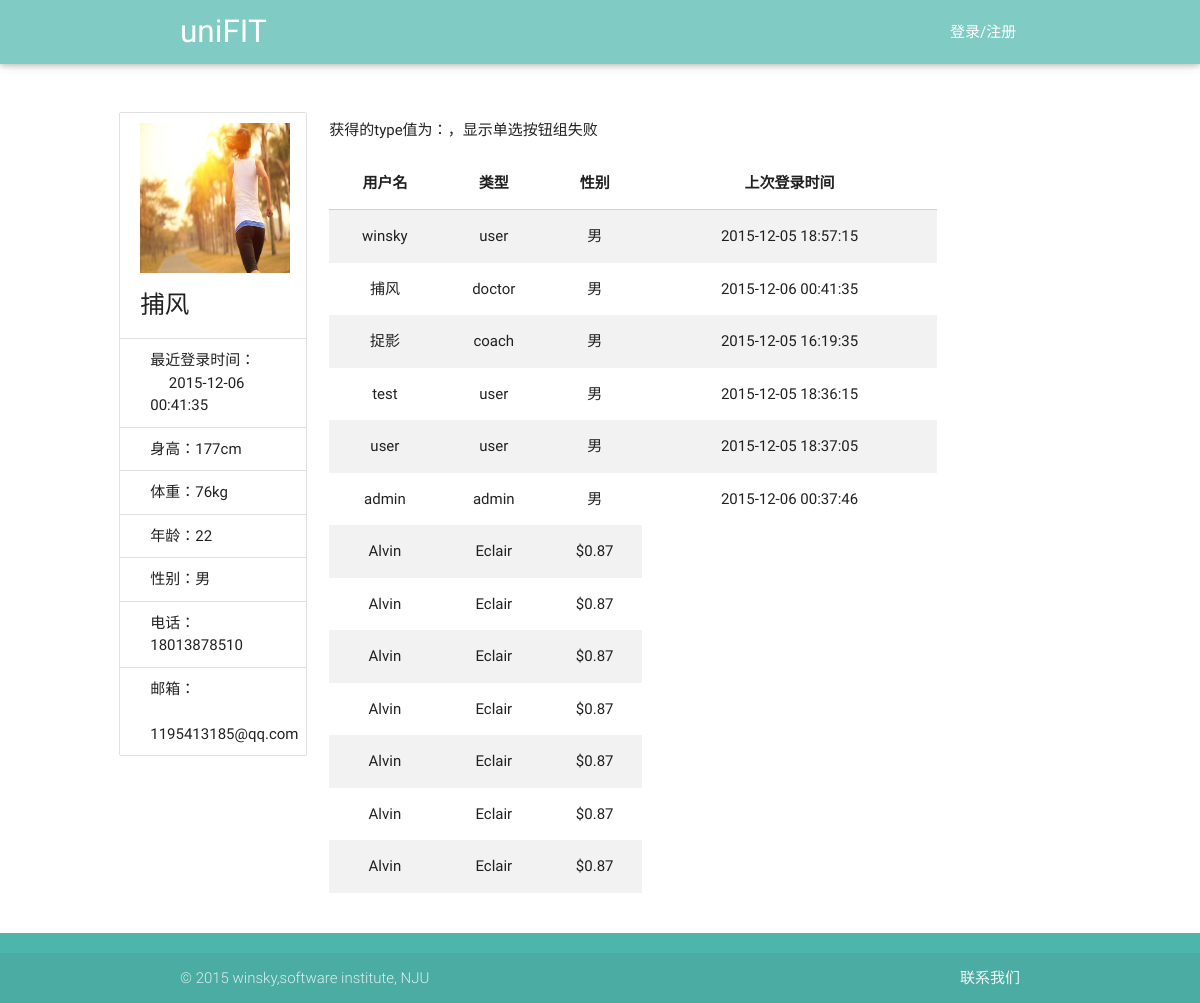
/view/showReservation.php?userName=捕风, run on the app's committed database.
### tables this page shows
CREATE TABLE user(id integer primary key,userName varchar(40),password int, type varchar(20) ,age int,sex varchar(20),height int,weight int,telephone varchar(40), email varchar(40),lastLoadTime date default '—');

### service/UserService.php (called while the page is built, shortened)
<?php
require_once('../utils/SqliteHelper.php');
require_once('../model/User.php');
class UserService {
    var $db_user_base_info = "user";
    var $DB = null;
    public function __construct() {
        $this->DB = new SqliteHelper('../data.db');
    }
    public function getUserList($type) {
        if ($type === 'doctor-coach') {
            $sql = "select * from " . $this->db_user_base_info . " where type ='doctor' or type='coach'";
        } else if ($type != "user" && $type != "admin" && $type != "doctor" && $type != "coach") {
            $sql = "select * from " . $this->db_user_base_info;
        } else {
            $sql = "select * from " . $this->db_user_base_info . " where type ='" . $type . "'";
        }
        return $this->DB->getList($sql);
    }
    public function getUserByName($userName) {
        $sql = "select * from " . $this->db_user_base_info . " where userName='" . $userName . "' limit 1";
        $result = $this->DB->getList($sql);
        if (sizeof($result) > 0) {
            $rt = $result[0];
            $password = $rt["password"];
            $type = $rt["type"];
            $age = $rt["age"];
            $sex = $rt["sex"];
            $height = $rt["height"];
            $weight = $rt["weight"];
            $telephone = $rt["telephone"];
            $email = $rt["email"];
            $lastLoadTime = $rt["lastLoadTime"];
            $user = new User($userName, $age, $sex, $type, $password, $height, $weight, $email, $telephone);
            $user->setLastLoadTime($lastLoadTime);
        }
        return $user;
    }
}

### utils/SqliteHelper.php (called while the page is built, shortened)
<?php
class SqliteHelper {
    function __construct($file) {
        try {
            $this->conn = new PDO('sqlite:' . $file);
        } catch (PDOException $e) {
            try {
                $this->conn = new PDO('sqlite2:' . $file);
            } catch (PDOException $e) {
                exit('error!');
            }
        }
    }
    function __destruct() {
        $this->conn = null;
    }
    function query($sql) {
        return $this->conn->query($sql);
    }
    function getList($sql) {
        $recordList = array();
        foreach ($this->RecordArray($sql) as $rstmp) {
            $recordList[] = $rstmp;
        }
        return $recordList;
    }
    function RecordArray($sql) {
        return $this->query($sql)->fetchAll();
    }
}

### model/User.php (called while the page is built, shortened)
<?php
class User {
    private $telephone = "";
    private $email = "";
    private $age = "";
    private $sex = "";
    private $height = "";
    private $weight = "";
    private $lastLoadTime="";
    public function __construct($userName, $age, $sex, $type, $password, $height, $weight, $email, $telephone) {
        $this->telephone = $telephone;
        $this->email = $email;
        $this->age = $age;
        $this->sex = $sex;
        $this->height = $height;
        $this->weight = $weight;
    }
    public function getTelephone() {
        return $this->telephone;
    }
    public function getEmail() {
        return $this->email;
    }
    public function getAge() {
        return $this->age;
    }
    public function getSex() {
        return $this->sex;
    }
    public function getHeight() {
        return $this->height;
    }
    public function getWeight() {
        return $this->weight;
    }
    public function getLastLoadTime() {
        return $this->lastLoadTime;
    }
    public function setLastLoadTime($lastLoadTime) {
        $this->lastLoadTime = $lastLoadTime;
    }
}

### view/showReservation.php (the view, shortened to what this page needs)
<!DOCTYPE html>
<html lang="en">
<head>
    <link href="../css/material_icons.css" rel="stylesheet" media="screen,projection">
    <link href="../css/materialize.css" type="text/css" rel="stylesheet" media="screen,projection"/>
    <link href="../css/style.css" type="text/css" rel="stylesheet" media="screen,projection"/>
</head>
<body onload="write_header();write_footer();">
<header></header>
<div class="container main row">
    <div class="col s12 l3">
        <ul class="collection with-header">
            <li class="collection-header">
                <img src="../images/back1.jpg" width="150px" height="150px">
                <?php
                $userName = $_GET["userName"];
                require_once("../service/UserService.php");
                $userService = new UserService();
                $user = $userService->getUserByName($userName);
                $lastLoadTime = $user->getLastLoadTime();
                $height = $user->getHeight()."cm";
                $weight = $user->getWeight()."kg";
                $age = $user->getAge();
                $sex = $user->getSex();
                $telephone = $user->getTelephone();
                $email = $user->getEmail();
                ?>
                <h5 id="userName"><?php echo $userName; ?></h5>
            </li>
            <p class="collection-item">最近登录时间：<br> &nbsp;&nbsp;&nbsp;&nbsp; <?php echo $lastLoadTime ?></p>
            <p class="collection-item">身高：<?php echo $height ?></p>
            <p class="collection-item">体重：<?php echo $weight ?></p>
            <p class="collection-item">年龄：<?php echo $age ?></p>
            <p class="collection-item">性别：<?php echo $sex ?></p>
            <p class="collection-item">电话：<?php echo $telephone ?></p>
            <p class="collection-item">邮箱： <br> &nbsp; <?php echo $email ?></p>
        </ul>
    </div>
    <div class="col s12 l9">
        <?php
        $type = $_GET["type"];
        ?>
        <div class="userType">
            <ul style="list-style:none;" onchange="chooseType()">
                <?php
                if ($type == "doctor-coach") {
                    echo '
                    <li style="float: left;margin-left: 110px;">
                        <input class="with-gap" name="types" type="radio" id="doctor-coach" value="doctor-coach" checked/>
                        <label for="doctor-coach">全部</label>
                    </li>
                    <li style="float: left;margin-left: 110px;">
                        <input class="with-gap" name="types" type="radio" id="doctor" value="doctor"/>
                        <label for="doctor">医生</label>
                    </li>
                    <li style="float: left;margin-left: 110px;">
                        <input class="with-gap" name="types" type="radio" id="coach" value="coach" />
                        <label for="coach">教练</label>
                    </li>
                ';
                } else {
                    echo "获得的type值为：", $type, "，显示单选按钮组失败";
                }
                ?>
            </ul>
        </div>
        <div>
            <table class="striped centered responsive-table">
                <thead>
                <tr>
                    <th data-field="userName">用户名</th>
                    <th data-field="type">类型</th>
                    <th data-field="sex">性别</th>
                    <th data-field="lastLoadTime">上次登录时间</th>
                </tr>
                </thead>
                <tbody>
                <?php
                require_once("../service/UserService.php");
                $user = new UserService();
                $result = $user->getUserList($type);
                foreach ($result as $row) {
                    $userName = $row['userName'];
                    $userType = $row['type'];
                    $sex = $row['sex'];
                    $lastLoadTime = $row['lastLoadTime'];
                    echo "<tr onclick='showDetail(this)'>";
                    echo "<td>$userName</td>";
                    echo "<td>$userType</td>";
                    echo "<td>$sex</td>";
                    echo "<td>$lastLoadTime</td>";
                    echo "</tr>";
                }
                ?>
                <tr>
                    <td>Alvin</td>
                    <td class="test">Eclair</td>
                    <td class="test">$0.87</td>
                </tr>
                <tr>
                    <td>Alvin</td>
                    <td class="test">Eclair</td>
                    <td class="test">$0.87</td>
                </tr>
                <tr>
                    <td>Alvin</td>
                    <td class="test">Eclair</td>
                    <td class="test">$0.87</td>
                </tr>
                <tr>
                    <td>Alvin</td>
                    <td class="test">Eclair</td>
                    <td class="test">$0.87</td>
                </tr>
                <tr>
                    <td>Alvin</td>
                    <td class="test">Eclair</td>
                    <td class="test">$0.87</td>
                </tr>
                <tr>
                    <td>Alvin</td>
                    <td class="test">Eclair</td>
                    <td class="test">$0.87</td>
                </tr>
                <tr>
                    <td>Alvin</td>
                    <td class="test">Eclair</td>
                    <td class="test">$0.87</td>
                </tr>
                </tbody>
            </table>
        </div>
    </div>
</div>
<div id="footer"></div>
</body>
</html>

### view/showReservation.php (style rules this page uses)
.row { margin-left: 9%; margin-right: 9%; }
.main { margin-top: 40px; }

### data on the page
user: lastLoadTime "2015-12-06 00:41:35", height "177cm", weight "76kg", age "22", sex "男", telephone "18013878510", email "1195413185@qq.com", userName "捕风", type "doctor"
user: userName "winsky", type "user", sex "男", lastLoadTime "2015-12-05 18:57:15"
user: userName "捉影", type "coach", sex "男", lastLoadTime "2015-12-05 16:19:35"
user: userName "test", type "user", sex "男", lastLoadTime "2015-12-05 18:36:15"
user: userName "user", type "user", sex "男", lastLoadTime "2015-12-05 18:37:05"
user: userName "admin", type "admin", sex "男", lastLoadTime "2015-12-06 00:37:46"

### other printed values
$userName "捕风"
